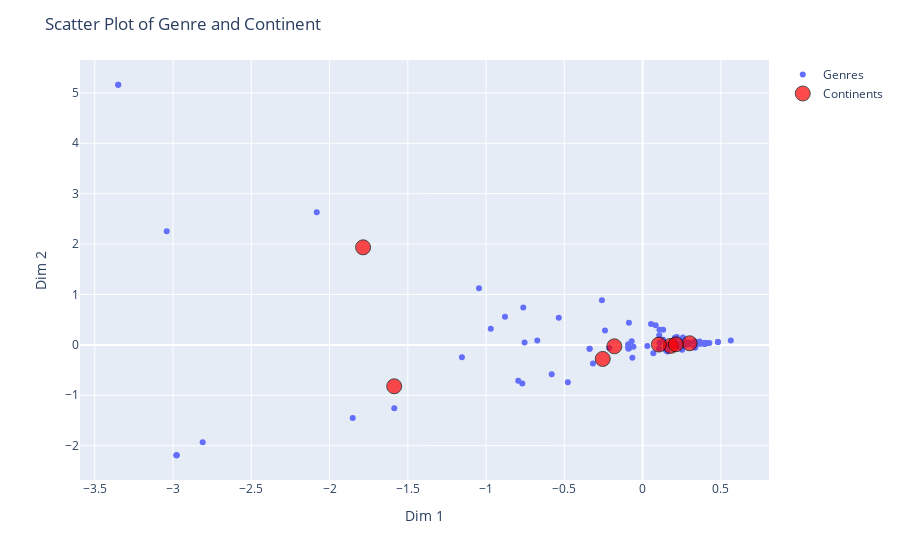

Notebook code for this chart:
### Code cell
# create a scatter plot of the row and column coordinates with continent and genre labels
fig = px.scatter(x=my_ca.col_coord_[:,0], y=my_ca.col_coord_[:,1], text=contingency_table.columns)
fig.update_traces(name='Genres', showlegend=True)

fig.add_scatter(x=my_ca.row_coord_[:,0], y=my_ca.row_coord_[:,1], mode='markers+text', text=contingency_table.index, marker=dict(size=15, opacity=0.7, color='red', line=dict(color='black', width=1)), name='Continents')
fig.update_traces(textposition='bottom center', textfont=dict(color='rgba(0,0,0,0)'))

fig.update_layout(title='Scatter Plot of Genre and Continent', xaxis_title='Dim 1', yaxis_title='Dim 2')

fig.show()

### Figure 1 — Plotly figure (JSON) as saved in the notebook; plotly's stock layout.template omitted (floating-point values rounded to 4 significant figures)
{"data": [{"hovertemplate": "x=%{x}<br>y=%{y}<br>text=%{text}<extra></extra>", "legendgroup": "", "marker": {"color": "#636efa", "symbol": "circle"}, "mode": "markers+text", "name": "Genres", "orientation": "v", "showlegend": true, "text": ["Adult", "Adult Fiction", "Adventure", "Amish", "Animals", "Anthologies", "Apocalyptic", "Art", "Asian Literature", "Autobiography", "Biblical Fiction", "Biography", "Business", "Category Romance", "Childrens", "Christian", "Christian Fiction", "Christianity", "Classics", "Comics", "Contemporary", "Couture", "Crime", "Cultural", "Dark", "Dark Fantasy", "Dc Comics", "Did Not Finish", "Drama", "Dungeons and Dragons", "Eastern Africa", "Economics", "Education", "Epic", "Erotica", "Esoterica", "European Literature", "Family", "Fantasy", "Feminism", "Fiction", "Food and Drink", "Football", "Gardening", "Glbt", "Health", "Historical", "History", "Holiday", "Horror", "Humor", "Inspirational", "Language", "Lds", "Leadership", "Lgbt", "Literary Fiction", "Literature", "Love", "Magical Realism", "Manga", "Marriage", "Media Tie In", "Medical", "Mental Health", "Military History", "Music", "Mystery", "Mythology", "New Adult", "Nonfiction", "Northern Africa", "Novella", "Novels", "Occult", "Own", "Paranormal", "Parenting", "Philosophy", "Plays", "Poetry", "Politics", "Polyamorous", "Psychology", "Pulp", "Realistic Fiction", "Reference", "Relationships", "Religion", "Retellings", "Romance", "Science", "Science Fiction", "Science Fiction Fantasy", "Self Help", "Sequential Art", "Sexuality", "Shapeshifters", "Short Stories", "Social Science", "Sociology", "Speculative Fiction", "Spirituality", "Sports", "Sports and Games", "Spy Thriller", "Suspense", "Teaching", "Thriller", "Travel", "United States", "War", "Warfare", "Westerns", "Womens Fiction", "World War II", "Writing", "Young Adult"], "textfont": {"color": "rgba(0,0,0,0)"}, "textposition": "bottom center", "type": "scatter", "x": [0.2969, 0.2519, 0.1063, 0.399, 0.2575, 0.05386, 0.399, -0.3171, -2.811, 0.2336, 0.399, -0.7625, 0.2999, 0.2435, 0.212, 0.1478, 0.1577, -0.3387, -0.05846, 0.4093, 0.2674, 0.399, 0.3965, -1.154, 0.3641, 0.399, 0.399, 0.399, 0.4812, 0.399, -3.35, 0.2655, 0.2529, -2.978, 0.3646, 0.399, -0.3387, 0.3359, 0.2168, 0.1076, -0.213, 0.1323, 0.1948, 0.399, 0.2185, -0.08745, 0.1649, 0.105, 0.3601, 0.1958, 0.06854, -1.852, 0.382, 0.399, 0.399, 0.1083, -0.7946, -2.082, -2.978, 0.399, -2.978, 0.399, -0.2599, 0.399, 0.4812, 0.399, 0.3706, 0.2113, 0.3966, 0.3341, -0.09188, -3.35, 0.2969, -3.04, 0.2969, 0.1948, 0.2987, 0.1948, -0.7541, -0.09038, -0.6729, -1.045, 0.4264, -0.08592, 0.5634, 0.399, 0.1948, 0.399, -0.9701, 0.399, 0.2719, -0.06981, 0.2632, 0.399, -0.8792, -1.587, -0.4778, 0.1314, -0.5358, 0.3359, 0.03014, 0.399, -0.5809, 0.399, 0.2067, -0.7686, 0.08294, 0.399, 0.1524, -0.2404, 0.399, -0.06529, 0.399, 0.3938, 0.2242, -0.09282, 0.348, 0.2962], "xaxis": "x", "y": [0.02381, 0.08729, 0.1895, 0.02999, 0.145, 0.4166, 0.02999, -0.3705, -1.932, -0.04208, 0.02999, 0.7409, 0.01409, 0.01746, 0.03697, -0.1025, -0.1311, -0.07539, -0.03953, 0.03343, 0.06955, 0.02999, 0.02664, -0.2432, 0.02495, 0.02999, 0.02999, 0.02999, 0.05755, 0.02999, 5.161, -0.001511, -0.09893, -2.19, 0.06672, 0.02999, -0.07539, -0.05362, 0.02713, 0.3018, -0.06284, 0.1021, 0.01764, 0.02999, 0.1584, 0.437, 0.009967, -0.07227, 0.02738, -0.02274, -0.1647, -1.45, 0.02896, 0.02999, 0.02999, 0.04138, -0.7141, 2.633, -2.19, 0.02999, -2.19, 0.02999, 0.8832, 0.02999, 0.05755, 0.02999, 0.02635, 0.0342, 0.03258, 0.06902, 0.01307, 5.161, 0.02381, 2.257, 0.02381, 0.01764, 0.04413, 0.01764, 0.04649, -0.07513, 0.08637, 1.123, 0.03917, -0.0625, 0.08511, 0.02999, 0.01764, 0.02999, 0.3225, 0.02999, -0.003643, 0.07048, -0.00555, 0.02999, 0.558, -1.258, -0.7435, 0.2992, 0.5361, -0.05362, -0.0227, 0.02999, -0.5851, 0.02999, 0.1434, -0.7657, 0.3879, 0.02999, -0.02934, 0.2854, 0.02999, -0.255, 0.02999, 0.02302, -0.02675, -0.04027, 0.0269, 0.04249], "yaxis": "y"}, {"marker": {"color": "red", "line": {"color": "black", "width": 1}, "opacity": 0.7, "size": 15}, "mode": "markers+text", "name": "Continents", "text": ["Africa", "Asia", "Europe", "North America", "Oceania", "South America", "United Kingdom", "United States"], "textfont": {"color": "rgba(0,0,0,0)"}, "textposition": "bottom center", "type": "scatter", "x": [-1.786, -1.587, -0.1806, 0.1791, 0.3003, -0.2547, 0.1038, 0.2127], "y": [1.935, -0.8212, -0.02827, -0.02011, 0.03191, -0.2788, 0.006614, 0.01124]}], "layout": {"legend": {"tracegroupgap": 0}, "margin": {"t": 60}, "title": {"text": "Scatter Plot of Genre and Continent"}, "xaxis": {"anchor": "y", "domain": [0, 1], "title": {"text": "Dim 1"}}, "yaxis": {"anchor": "x", "domain": [0, 1], "title": {"text": "Dim 2"}}}}
